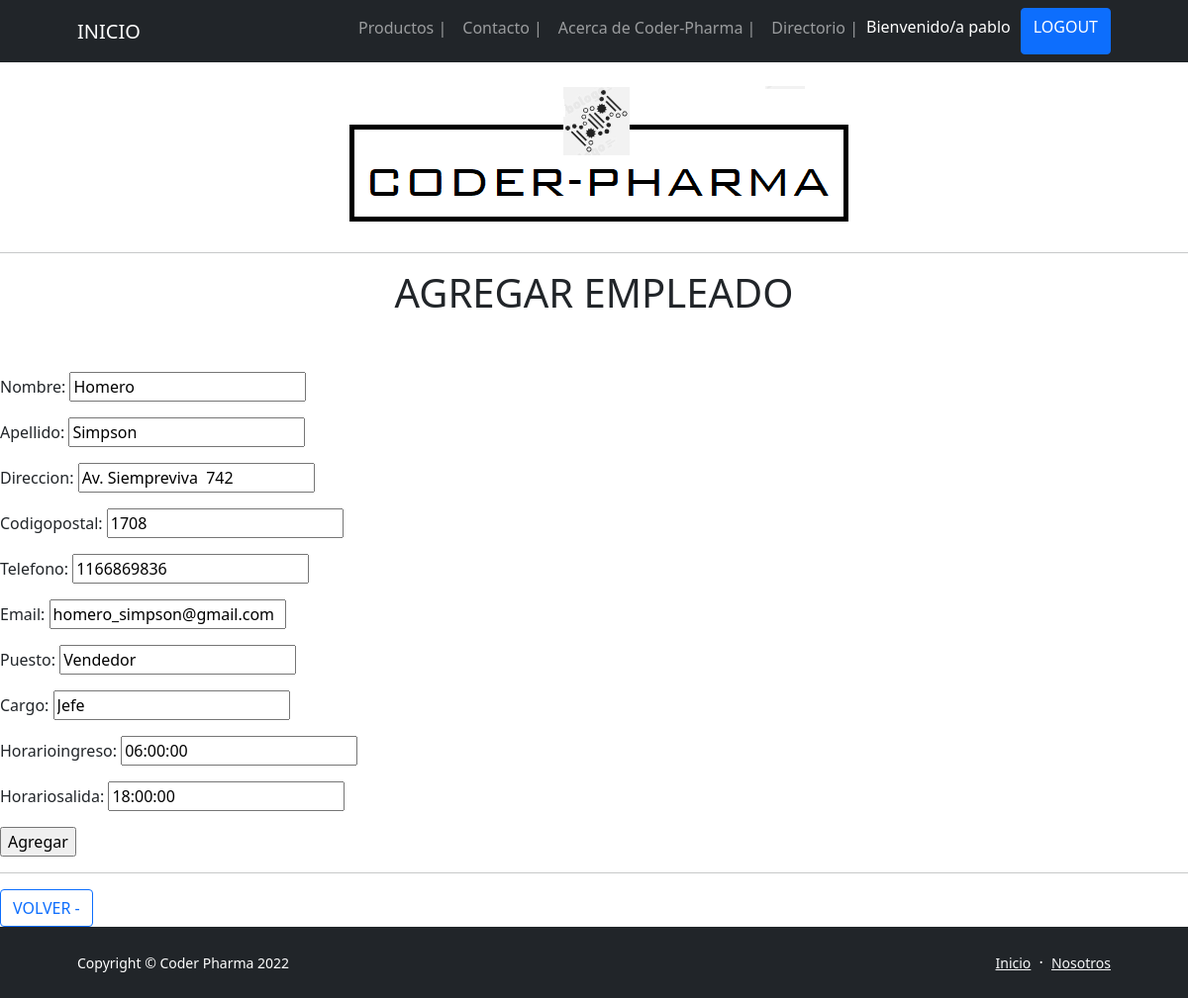
The page /App-Drogueria/EditaEmpleado/1 (signed in) on the database its author committed.
### App_DROGUERIA/models.py (models this page shows, shortened)
class EMPLEADO(models.Model):
    nombre = models.CharField(max_length=50)
    apellido = models.CharField(max_length=50)
    direccion = models.CharField(max_length=50)
    codigoPostal = models.IntegerField()
    telefono = models.CharField(max_length=50)
    eMail = models.EmailField(max_length=50)
    puesto = models.CharField(max_length=50)
    cargo = models.CharField(max_length=50)
    horarioIngreso = models.TimeField()
    horarioSalida = models.TimeField()

### App_DROGUERIA/views.py (the view, shortened to what this page needs)
# urls.py: path('EditaEmpleado/<empleado_id>', EditaEmpleado, name = "06_EditaEmpleado"),
@login_required
def EditaEmpleado(request, empleado_id):
    empleado = EMPLEADO.objects.get(id=empleado_id)
    formulario = CreaEmpleado(initial={
                            'nombre':empleado.nombre,
                            'apellido':empleado.apellido,
                            'direccion':empleado.direccion,
                            'codigoPostal':empleado.codigoPostal,
                            'telefono':empleado.telefono,
                            'eMail':empleado.eMail,
                            'puesto':empleado.puesto,
                            'cargo':empleado.cargo,
                            'horarioIngreso':empleado.horarioIngreso,
                            'horarioSalida':empleado.horarioSalida,
                            })
    return render(request,"06 - AgregaEmpleado.html", {"form":formulario})

### App_DROGUERIA/forms.py
class CreaEmpleado(forms.Form):
    nombre = forms.CharField(max_length=50)
    apellido = forms.CharField(max_length=50)
    direccion = forms.CharField(max_length=50)
    codigoPostal = forms.IntegerField()
    telefono = forms.CharField(max_length=50)
    eMail = forms.EmailField(max_length=50)
    puesto = forms.CharField(max_length=50)
    cargo = forms.CharField(max_length=50)
    horarioIngreso = forms.TimeField()
    horarioSalida = forms.TimeField()

### App_DROGUERIA/Templates/06 - AgregaEmpleado.html (shortened to what this page needs)
{% extends '00 - ORIGEN (b).html' %}
{% load static %}
{% block blockname %}
<body>
    <br>
    <p class="text-center"><img class="img-fluid rounded mb-5 mb-lg-0" src="http://127.0.0.1:8000/media/imagenes/Membrete_Coder-Pharma.png" alt="..." /></p>
    <hr>
    <h1 class="text-center">AGREGAR EMPLEADO</h1>
    <br>
    <br>
    <form action="" method="POST">
        {{form.as_p}}
       <input type="submit" value="Agregar">
    </form>
    <hr>
            <a href="{% url '06_Empleados' %}" class="btn btn-outline-primary" disabled> VOLVER - </a>
    <br>
</body>
</html>
{% endblock blockname %}

### App_DROGUERIA/Templates/00 - ORIGEN (b).html (shortened to what this page needs)
<!DOCTYPE html>
<html lang="es">
    <head>
        {% load static %}
        <link href="https://cdn.jsdelivr.net/npm/bootstrap-icons@1.5.0/font/bootstrap-icons.css" rel="stylesheet" />
        <link href="{% static 'css/styles.css' %}" rel="stylesheet" />
        <link href="css/styles.css" rel="stylesheet" />
    </head>
    <body class="d-flex flex-column h-100">
        <main class="flex-shrink-0">
            <nav class="navbar navbar-expand-lg navbar-dark bg-dark">
                <div class="container px-5">
                    <a class="navbar-brand" href="{% url '01_Inicio' %}">INICIO</a>
                    <div class="collapse navbar-collapse" id="navbarSupportedContent">
                        <ul class="navbar-nav ms-auto mb-2 mb-lg-0">
                            <li class="nav-item"><a class="nav-link" href="{% url '02_Productos' %}">Productos | </a></li>
                            <li class="nav-item"><a class="nav-link" href="{% url '09_Contacto' %}">Contacto | </a></li>
                            <li class="nav-item"><a class="nav-link" href="{% url '04_AcercadeCoderPharma' %}">Acerca de Coder-Pharma | </a></li>
                            <li class="nav-item"><a class="nav-link" href="{% url '05_Directorio' %}">Directorio | </a></li>
                            {% if user.is_authenticated %}
                            <p style="color: rgb(255, 255, 255); text-decoration: none; margin-right: 10px; margin-top: 7px;">Bienvenido/a {{user.username}}  </p>
                                <li class="btn btn-primary" disabled ><a style="color: rgb(255, 255, 255); text-decoration: none" href="{% url '11_Logout' %}">LOGOUT</a></li>
                            {% else %}
                                <li class="btn btn-primary" disabled ><a style="color: rgb(255, 255, 255); text-decoration: none" href="{% url '09_Login' %}">LOGIN</a></li>
                            {% endif %}
                        </ul>
                    </div>
                </div>
            </nav>
            {% block blockname %}
            {% endblock blockname %}
        <footer class="bg-dark py-4 mt-auto">
            <div class="container px-5">
                <div class="row align-items-center justify-content-between flex-column flex-sm-row">
                    <div class="col-auto"><div class="small m-0 text-white">Copyright &copy; Coder Pharma 2022</div></div>
                    <div class="col-auto">
                        <a class="link-light small" href="{% url '01_Inicio' %}">Inicio</a>
                        <span class="text-white mx-1">&middot;</span>
                        <a class="link-light small" href="{% url '05_Directorio' %}">Nosotros</a>
                    </div>
                </div>
            </div>
        </footer>
    </body>
</html>

### rows shown on the page
EMPLEADO: nombre "Homero", apellido "Simpson", direccion "Av. Siempreviva 742", codigoPostal "1708", telefono "1166869836", eMail "homero_simpson@gmail.com", puesto "Vendedor", cargo "Jefe", horarioIngreso "06:00:00", horarioSalida "18:00:00"

### other values the page prints
{{ user.username }} "pablo"
